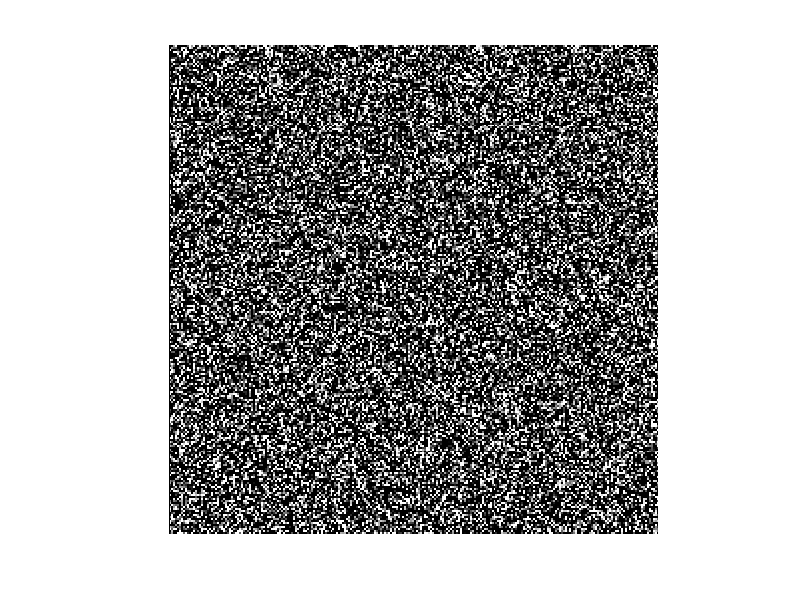

The MATLAB source for this figure: (Note: this script raises an error after producing the figure.)
%% 2-D sinusoidal wave of time limited duration - 2 sinusoidal waves

%% generate simulation
clear all;close all
% first wave
W1 = 32; H1 = 32;
Xx = [0:W1-1];
Yy = [0:H1-1];
[X,Y] = meshgrid(Xx,Yy);
freqRGB = 1/12;
angleRGB(1) = 2*pi*1/7;
phaseRGB = 0;
imgr = sin(2*pi*freqRGB(1).*((X.*cos(angleRGB(1) )+ Y.*sin(angleRGB(1))))+phaseRGB);

% second wave
W2 = 20; H2 = 20;
Xx2 = [0:W2-1];
Yy2 = [0:H2-1];
[X2,Y2] = meshgrid(Xx2,Yy2);
freqRGB2 = 1/5;
angleRGB2(1) = 2*pi*1/3;
phaseRGB2 = 0;
imgr2 = sin(2*pi*freqRGB2(1).*((X2.*cos(angleRGB2(1) )+ Y2.*sin(angleRGB2(1))))+phaseRGB2);

W = 246;
img1 = randn(W);
[nx,ny,~] = size(img1) ;
[nx1,ny1,~] = size(imgr) ;
[nx2,ny2,~] = size(imgr2) ;
%%place at random location
posx = randsample(nx1:nx-nx1,1) ;
posy = randsample(ny1:ny-ny1,1) ;
posx2 = randsample(nx2:nx-nx2,1) ;
posy2 = randsample(ny2:ny-ny2,1) ;
% img1(posx:posx+nx1-1,posy:posy+ny1-1,:) = imgr ;
T(:,:,1) = img1;
for counter = 1:39
    img1 = randn(W);
    T(:,:,counter) = img1;
end
for counter = 40:139
    if counter <80
    phaseRGB = phaseRGB+pi/180*20;
    imgr = sin(2*pi*freqRGB(1).*((X.*cos(angleRGB(1) )+ Y.*sin(angleRGB(1))))+phaseRGB);
    img1 = randn(W);
    img1(posx:posx+nx1-1,posy:posy+ny1-1,:) = imgr ;
    T(:,:,counter) = img1;
    elseif counter >=80 & counter <100
      phaseRGB = phaseRGB+pi/180*20;
    imgr = sin(2*pi*freqRGB(1).*((X.*cos(angleRGB(1) )+ Y.*sin(angleRGB(1))))+phaseRGB);
    img1 = randn(W);
    img1(posx:posx+nx1-1,posy:posy+ny1-1,:) = imgr ;
    phaseRGB2 = phaseRGB2+pi/180*20;
    imgr2 = sin(2*pi*freqRGB2(1).*((X2.*cos(angleRGB2(1) )+ Y2.*sin(angleRGB2(1))))+phaseRGB2);
    img1(posx2:posx2+nx2-1,posy2:posy2+ny2-1,:) = imgr2 ;
    T(:,:,counter) = img1;
    elseif counter >=100
    img1 = randn(W);
    phaseRGB2 = phaseRGB2+pi/180*20;
    imgr2 = sin(2*pi*freqRGB2(1).*((X2.*cos(angleRGB2(1) )+ Y2.*sin(angleRGB2(1))))+phaseRGB2);
    img1(posx2:posx2+nx2-1,posy2:posy2+ny2-1,:) = imgr2 ;
    T(:,:,counter) = img1;
    end
end

for counter = 140:150
    img1 = randn(W);
    T(:,:,counter) = img1;
end

for counter = 1:size(T,3)
    imshow(squeeze(T(:,:,counter)))
    pause(0.01)
end

%% generate B and L matrix and run function 
B = reshape(T,size(T,1)*size(T,2),size(T,3));

% find connected points - identify regions
L(1,:) = [2 1+W 2+W 0 0 0 0 0];
L(W,:) = [W-1 2*W 2*W-1 0 0 0 0 0];
L(W^2-W+1,:) = [W^2-W+2 W^2-2*W+1 W^2-2*W+2 0 0 0 0 0];
L(W^2,:) = [W^2-1 W^2-W W^2-W-1 0 0 0 0 0];
    
for ind = 2:W-1
    L(ind,:) = [ind-1 ind+1 ind+W-1:ind+W+1 0 0 0]; end

for ind = W^2-W+2:W^2-1
    L(ind,:) = [ind-1 ind+1 ind-W-1:ind-W+1 0 0 0]; end

for ind = W+1:W^2-W
    if rem(ind,W) ~= 0 & rem(ind,W) ~= 1
        L(ind,:) = [ind-1 ind+1 ind-W-1:ind-W+1 ind+W-1:ind+W+1];
    elseif rem(ind,W) == 0
        L(ind,:) = [ind-W-1 ind-W ind-1 ind+W-1 ind+W 0 0 0];
    elseif rem(ind,W) == 1
        L(ind,:) = [ind-W ind-W+1 ind+1 ind+W ind+W+1 0 0 0];
    end
end


%% run function to detect clusters
[Totalclusters, IntervalCluster, numberofclusters] = SpatioTemporalDetectionOFRecurrence(B,L,40,20,0.2,100);

%% visualize clusters

for index = 1:length(Totalclusters)
structure = zeros(246);
structure(Totalclusters{index}) = 1;
imagesc(structure)
title('Cluster 1')
axis square
colormap([1 1 1;0 0 0])
xlabel('point (pixel)'), ylabel('point (pixel)') 
txt = {['first frame: ' num2str(IntervalCluster(index,1))], ['last frame: ' num2str(IntervalCluster(index,2))]};
text(10,30,txt)
set(gcf, 'Position',  [500, 100, 900, 400]) 
pause 
close 
end


